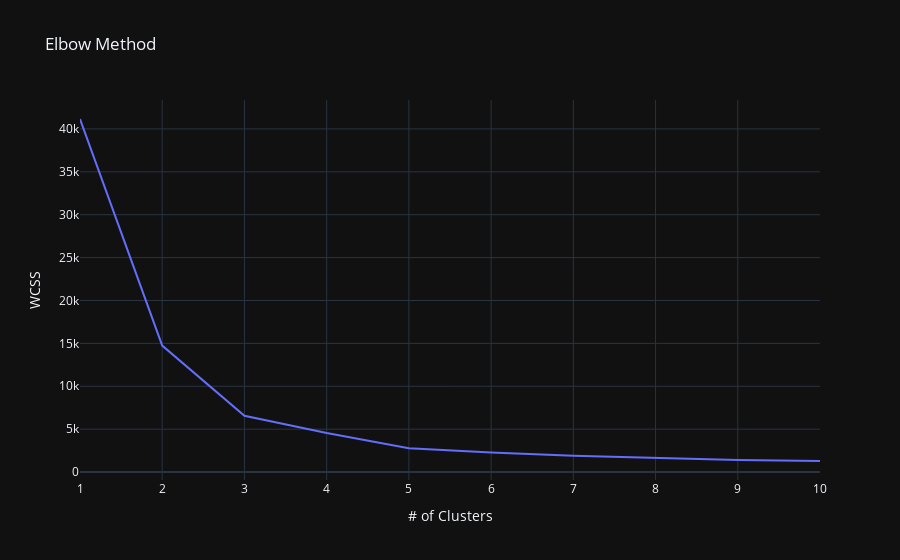

The notebook cell saved with this chart:
### Code cell
wcss = []
for i in range(1, 11):
    kmeans = KMeans(n_clusters=i, init='k-means++', max_iter=300, n_init=10, random_state=0)
    kmeans.fit(X)
    wcss.append(kmeans.inertia_)
df = pd.DataFrame(zip(range(1,11),wcss),columns=['# of Clusters','WCSS'])
fig = px.line(df, x='# of Clusters',y='WCSS', title='Elbow Method',template='plotly_dark')
fig.show()

### Figure 1 — Plotly figure (JSON) as saved in the notebook; plotly's stock layout.template omitted (floating-point values rounded to 4 significant figures)
{"data": [{"hovertemplate": "# of Clusters=%{x}<br>WCSS=%{y}<extra></extra>", "legendgroup": "", "line": {"color": "#636efa", "dash": "solid"}, "marker": {"symbol": "circle"}, "mode": "lines", "name": "", "orientation": "v", "showlegend": false, "type": "scatter", "x": [1, 2, 3, 4, 5, 6, 7, 8, 9, 10], "xaxis": "x", "y": [41160.0, 14740.0, 6561.0, 4553.0, 2790.0, 2282.0, 1909.0, 1681.0, 1411.0, 1289.0], "yaxis": "y"}], "layout": {"legend": {"tracegroupgap": 0}, "title": {"text": "Elbow Method"}, "xaxis": {"anchor": "y", "domain": [0, 1], "title": {"text": "# of Clusters"}}, "yaxis": {"anchor": "x", "domain": [0, 1], "title": {"text": "WCSS"}}}}
